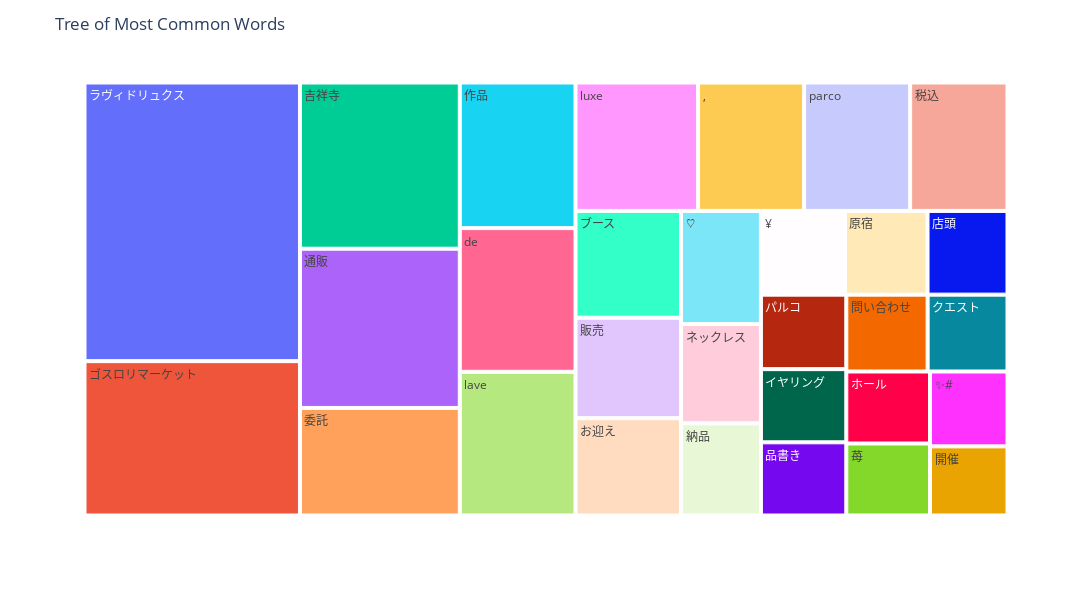

The notebook cell this image was saved under:
### Code cell
#N-gram tree Map
npt.treemap(
    title='Tree of Most Common Words',
    ngram=1,
    top_n=30,
    stopwords=stop_list
)

### Figure 1 — Plotly figure (JSON) as saved in the notebook; plotly's stock layout.template omitted (floating-point values rounded to 4 significant figures)
{"data": [{"branchvalues": "total", "domain": {"x": [0, 1], "y": [0, 1]}, "hovertemplate": "labels=%{label}<br>word_count=%{value}<br>parent=%{parent}<br>id=%{id}<extra></extra>", "ids": [",", "de", "lave", "luxe", "parco", "¥", "♡", "✨#", "お迎え", "イヤリング", "クエスト", "ゴスロリマーケット", "ネックレス", "パルコ", "ブース", "ホール", "ラヴィドリュクス", "作品", "原宿", "吉祥寺", "品書き", "問い合わせ", "委託", "店頭", "税込", "納品", "苺", "販売", "通販", "開催"], "labels": [",", "de", "lave", "luxe", "parco", "¥", "♡", "✨#", "お迎え", "イヤリング", "クエスト", "ゴスロリマーケット", "ネックレス", "パルコ", "ブース", "ホール", "ラヴィドリュクス", "作品", "原宿", "吉祥寺", "品書き", "問い合わせ", "委託", "店頭", "税込", "納品", "苺", "販売", "通販", "開催"], "name": "", "parents": ["", "", "", "", "", "", "", "", "", "", "", "", "", "", "", "", "", "", "", "", "", "", "", "", "", "", "", "", "", ""], "type": "treemap", "values": [122, 149, 149, 141, 122, 63, 81, 52, 92, 56, 55, 298, 71, 57, 101, 54, 538, 151, 62, 238, 56, 56, 154, 60, 112, 66, 54, 95, 228, 48]}], "layout": {"height": 600, "legend": {"tracegroupgap": 0}, "margin": {"t": 60}, "title": {"text": "Tree of Most Common Words"}, "width": 1300}}
